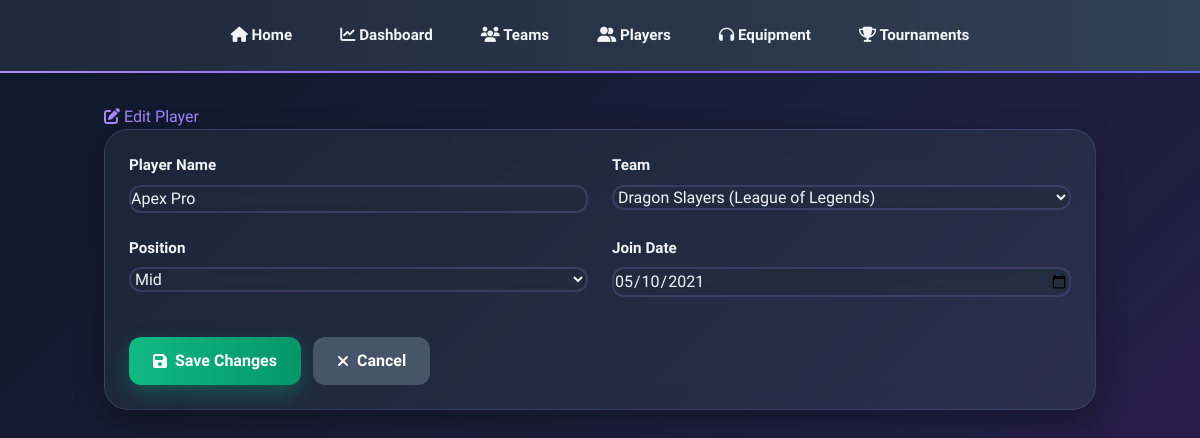
The app's page /player/1/edit with its own data.
### tables this page shows
CREATE TABLE Players (
        PlayerID INTEGER PRIMARY KEY AUTOINCREMENT,
        PlayerName TEXT NOT NULL,
        TeamID INTEGER NOT NULL,
        Position TEXT NOT NULL,
        JoinDate DATE NOT NULL,
        FOREIGN KEY (TeamID) REFERENCES Teams(TeamID)
    );

CREATE TABLE Teams (
        TeamID INTEGER PRIMARY KEY AUTOINCREMENT,
        TeamName TEXT NOT NULL UNIQUE,
        Founded DATE NOT NULL,
        Coach TEXT NOT NULL,
        Country TEXT NOT NULL,
        GameID INTEGER,
        FOREIGN KEY (GameID) REFERENCES Games(GameID)
    );

### app.py (the view, shortened to what this page needs)
@app.route('/player/<int:player_id>/edit', methods=['GET', 'POST'])
def edit_player(player_id):
    conn = get_db_connection()
    player = conn.execute('SELECT * FROM Players WHERE PlayerID = ?', (player_id,)).fetchone()
    teams = conn.execute('''
        SELECT t.*, g.GameName, g.GameID
        FROM Teams t
        LEFT JOIN Games g ON t.GameID = g.GameID
    ''').fetchall()
    conn.close()
    return render_template('edit_player.html', player=player, teams=teams)

### app.py (called while the page is built)
def get_db_connection():
    conn = sqlite3.connect(DATABASE)
    conn.row_factory = sqlite3.Row
    return conn

### templates/edit_player.html (shortened to what this page needs)
{% extends "base.html" %}
{% block content %}
<h1><i class="fas fa-edit"></i> Edit Player</h1>
<div class="card">
    <form method="POST" action="/player/{{ player['PlayerID'] }}/edit">
        <div class="form-row">
            <div class="form-group">
                <label for="player_name">Player Name</label>
                <input type="text" id="player_name" name="player_name" value="{{ player['PlayerName'] }}" required>
            </div>
            <div class="form-group">
                <label for="team_id">Team</label>
                <select id="team_id" name="team_id" required onchange="updatePositions()">
                    {% for team in teams %}
                    <option value="{{ team['TeamID'] }}" data-game-id="{{ team['GameID'] }}" {% if
                        team['TeamID']==player['TeamID'] %}selected{% endif %}>
                        {{ team['TeamName'] }} ({{ team['GameName'] or 'N/A' }})
                    </option>
                    {% endfor %}
                </select>
            </div>
        </div>
        <div class="form-row">
            <div class="form-group">
                <label for="position">Position</label>
                <select id="position" name="position" required>
                    <option value="{{ player['Position'] }}" selected>{{ player['Position'] }}</option>
                </select>
            </div>
            <div class="form-group">
                <label for="join_date">Join Date</label>
                <input type="date" id="join_date" name="join_date" value="{{ player['JoinDate'] }}" required>
            </div>
        </div>
        <div class="action-buttons">
            <button type="submit" class="btn btn-success"><i class="fas fa-save"></i> Save Changes</button>
            <a href="/players" class="btn btn-secondary"><i class="fas fa-times"></i> Cancel</a>
        </div>
    </form>
</div>
{% endblock %}

### templates/base.html (style rules this page uses)
* { transition: all 0.3s ease; }
body { background: linear-gradient(135deg, #0f172a 0%, #1a1f3a 50%, #2d1b4e 100%); min-height: 100vh; overflow-x: hidden; color: #f1f5f9; font-family: 'Segoe UI', -apple-system, BlinkMacSystemFont, sans-serif; }
h1 { font-size: 2.25rem; font-weight: 900; margin-bottom: 2rem; background: linear-gradient(to right, #a78bfa, #8b5cf6, #6366f1); -webkit-background-clip: text; -webkit-text-fill-color: transparent; background-clip: text; }
.card { backdrop-filter: blur(12px); background: linear-gradient(135deg, rgba(30, 41, 59, 0.8) 0%, rgba(51, 65, 85, 0.5) 100%); border: 1px solid rgba(167, 139, 250, 0.2); border-radius: 1.5rem; padding: 1.5rem; box-shadow: 0 10px 30px rgba(0, 0, 0, 0.3); margin-bottom: 2rem; transition: all 0.5s; position: relative; overflow: hidden; }
.form-group { margin-bottom: 1.5rem; }
label { display: block; margin-bottom: 0.5rem; font-weight: 600; color: #f1f5f9; font-size: 0.95rem; }
input, select, textarea { width: 100%; padding: 0.75rem 1rem; background: rgba(30, 41, 59, 0.5); backdrop-filter: blur(8px); border: 2px solid rgba(167, 139, 250, 0.2); border-radius: 0.75rem; color: #f1f5f9; font-size: 1rem; transition: all 0.3s; font-family: inherit; }
input::placeholder, select::placeholder { color: #94a3b8; }
.form-row { display: grid; grid-template-columns: 1fr; gap: 1.5rem; }
@media (min-width: 768px) { .form-row { grid-template-columns: 1fr 1fr; } }
.btn { display: inline-block; padding: 0.75rem 1.5rem; font-weight: bold; border-radius: 0.75rem; border: none; cursor: pointer; transition: all 0.3s; color: white; text-decoration: none; font-size: 1rem; }
.btn-secondary { background: #475569; transition: all 0.3s; }
.btn-success { background: linear-gradient(to right, #10b981, #059669); box-shadow: 0 8px 20px rgba(16, 185, 129, 0.3); transition: all 0.3s; }
.action-buttons { display: flex; flex-direction: column; gap: 0.75rem; flex-wrap: wrap; margin-top: 1rem; }
@media (min-width: 768px) { .action-buttons { flex-direction: row; gap: 0.75rem; } }
.action-buttons .btn { display: inline-flex; align-items: center; justify-content: center; gap: 0.5rem; }

### records on screen
Players: player_name "Apex Pro", team_id "Dragon Slayers (League of Legends)", position "Mid", join_date "05/10/2021"
